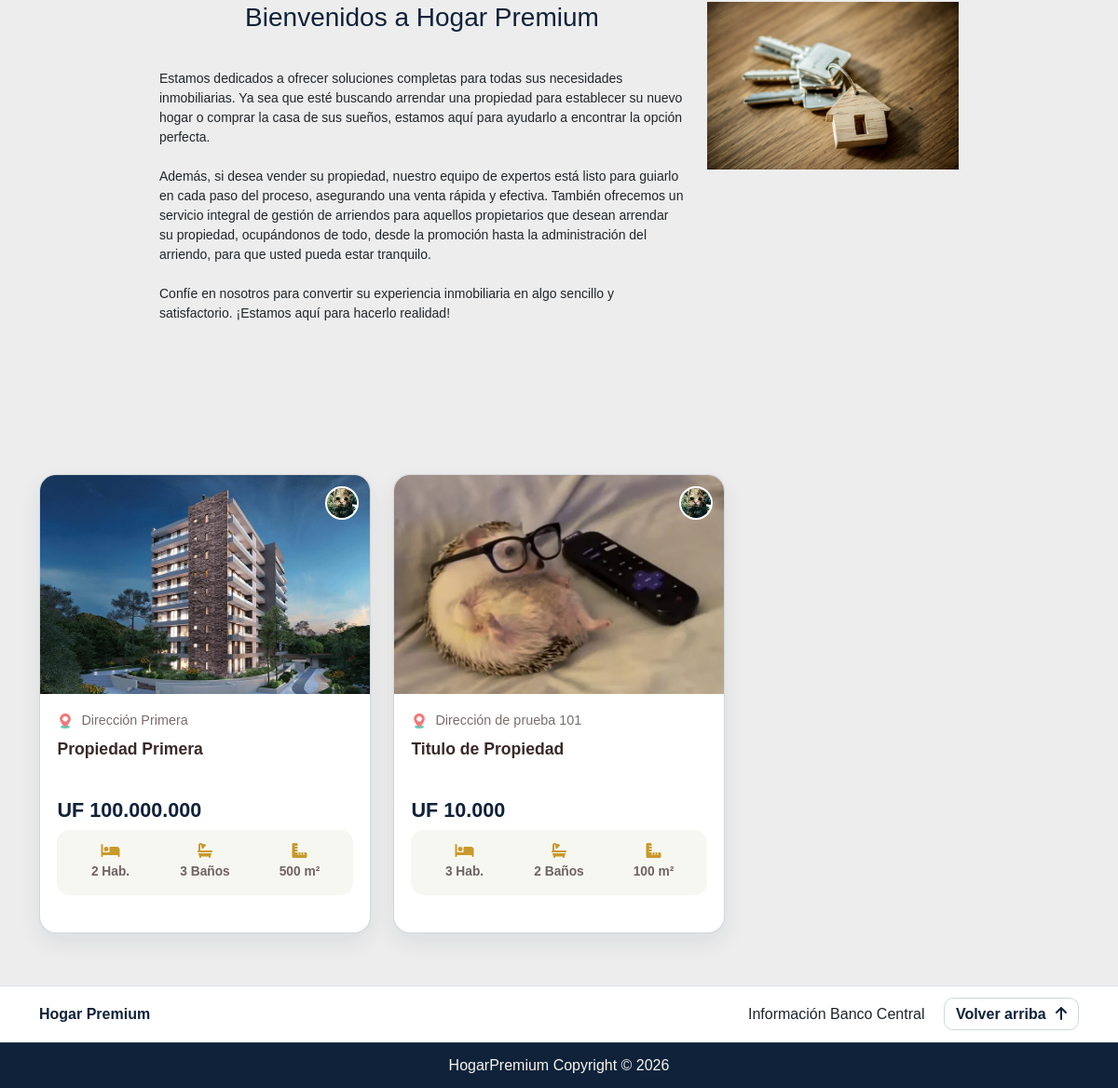
The app's page / (lower part), older data.
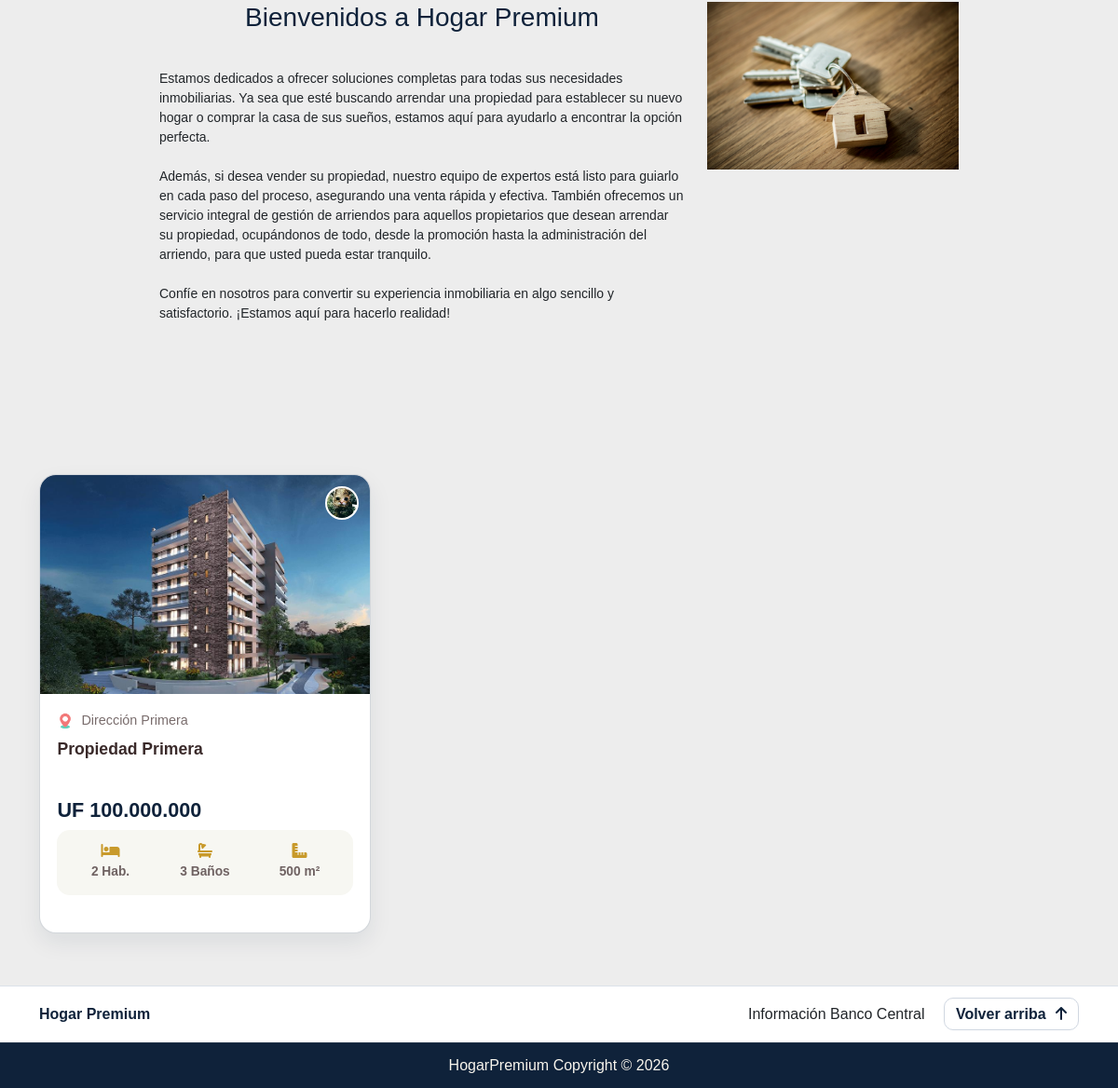
The same page, newer data.
### inmobiliaria_app/models.py (models this page shows, shortened)
class Propiedad(models.Model):
    TIPO_PROPIEDAD_OPCIONES = [
        ('ar', 'Arriendo'),
        ('ve', 'Venta'),
    ]
    DISPONIBLE_OPCIONES = [
        ('si', 'Disponible'),
        ('no', 'No Disponible'),
    ]
    JARDIN_OPCIONES = [
        ('si', 'Si tiene Jardín'),
        ('no', 'No tiene Jardín'),
    ]
    PATIO_OPCIONES = [
        ('si', 'Si tiene Patio'),
        ('no', 'No tiene Patio'),
    ]
    GARAGE_OPCIONES = [
        ('si', 'Si tiene Garage'),
        ('no', 'No tiene Garage'),
    ]
    SOTANO_OPCIONES = [
        ('si', 'Si tiene Sótano'),
        ('no', 'No tiene Sótano'),
    ]
    idPropiedad                 = models.AutoField(primary_key=True, verbose_name='ID')
    tituloPropiedad             = models.CharField(max_length=100, verbose_name='Titulo de Propiedad')
    direccionPropiedad          = models.CharField(max_length=100, verbose_name='Dirección de Propiedad')
    descripcionPropiedad        = models.CharField(max_length=1500, verbose_name='Descripción de Propiedad')
    caracteristicasPropiedad    = models.CharField(max_length=1500, verbose_name='Características de Propiedad', null=True)
    precioPropiedad             = models.IntegerField(validators=[MinValueValidator(1)], verbose_name='Precio de Propiedad') # PRECIO EN UF # PROBAR API https://api.cmfchile.cl/documentacion/UF.html
    paisPropiedad               = models.ForeignKey(Pais, on_delete=models.CASCADE, verbose_name='País de Propiedad')
    tipoPropiedad               = models.CharField(
        max_length=2,
        choices=TIPO_PROPIEDAD_OPCIONES,
        verbose_name='Arriendo o Venta'
    )
    disponibilidadPropiedad     = models.CharField(
        max_length=2,
        choices=DISPONIBLE_OPCIONES,
        verbose_name='Disponibilidad'
    )
    habitacionesPropiedad       = models.IntegerField(validators=[MinValueValidator(0), MaxValueValidator(100)], verbose_name='Cantidad de Habitaciones')
    bannosPropiedad             = models.IntegerField(validators=[MinValueValidator(0), MaxValueValidator(100)], verbose_name='Cantidad de Baños')
    metroscubPropiedad          = models.IntegerField(validators=[MinValueValidator(1)], verbose_name='Metros Cuadrados de Propiedad')
    jardinPropiedad            = models.CharField(
        max_length=2,
        choices=JARDIN_OPCIONES,
        verbose_name='¿Tiene Jardín?'
    )
    patioPropiedad            = models.CharField(
        max_length=2,
        choices=PATIO_OPCIONES,
        verbose_name='¿Tiene Patio?'
    )
    garagePropiedad            = models.CharField(
        max_length=2,
        choices=GARAGE_OPCIONES,
        verbose_name='¿Tiene Garage?'
    )
    sotanoPropiedad            = models.CharField(
        max_length=2,
        choices=SOTANO_OPCIONES,
        verbose_name='¿Tiene Sótano?'
    )
    ofertaPropiedad             = models.IntegerField(validators=[MinValueValidator(0), MaxValueValidator(100)], verbose_name='% de Oferta')

class ImagenPropiedad(models.Model):
    idPropiedad                 = models.ForeignKey(Propiedad, on_delete=models.CASCADE, related_name='images', to_field='idPropiedad')
    imagenPropiedad             = models.ImageField(upload_to='imagenes/', verbose_name='Imagen/es de Propiedad')

class Pais(models.Model):
    TIPO_MONEDA_OPCIONES = {
        ('uf', 'UF'),
        ('eu', 'EURO'),
    }
    nombrePais      = models.CharField(max_length=50, unique=True, verbose_name='Nombre de País')
    iconoPais       = models.ImageField(upload_to='imagenes/', verbose_name='Icono de País')
    tipoMoneda      = models.CharField(max_length=2, choices=TIPO_MONEDA_OPCIONES, verbose_name='UF o EURO')
    codigoCelular   = models.CharField(max_length=4, verbose_name='Código de País')
    def __str__(self):
        return self.nombrePais

### inmobiliaria_app/views.py (the view)
# urls.py: path('', views.inicio, name='inicio'),
def inicio(request):
    esAdmin = request.user.is_superuser
    todas_propiedades =  Propiedad.objects.filter(disponibilidadPropiedad='si')
    context={
        'es_admin': esAdmin,
        'propiedades_todas':    todas_propiedades,
    }
    return render(request, 'inmobiliaria/inicio.html', context)

### inmobiliaria_app/templatetags/custom_filters.py (called while the page is built)
@register.filter
def acortar_titulo(value, max_lenght=60):
    if len(value) > max_lenght:
        return value[:max_lenght] + '...'
    return value

@register.filter
def formatear_dinero_uf(value):
    value = round(value)
    value = f'UF {value:,}'
    value = value.replace(',', '.')
    return value

### inmobiliaria_app/templates/inmobiliaria/inicio.html (shortened to what this page needs)
﻿{% extends 'inmobiliaria/base.html' %}
{% load bootstrap5 %}
{% load static %}
{% load custom_filters %}
    {% block head %}
    <link href="{%static  'css/index.css'%}" rel="stylesheet">
    <link rel="stylesheet" href="{% static 'css/tarjetas.css' %}">
    <link rel="stylesheet" href="{% static 'css/property-card.css' %}">
    {% endblock head %}
{% block body %}
<div class="container-fluid">
  <div class="container" style="width: 75%; margin-bottom: 50px; padding-top: 70px;">
    <div class="row">
      <div class="col-12 col-md-8  col-sm-8">
        <h3 class="text-center" style="color: #0F223A; padding-bottom: 30px;">Bienvenidos a Hogar Premium</h3>
        <div>
          <p style="font-size: 14px;">
            Estamos dedicados a ofrecer soluciones completas para todas sus necesidades inmobiliarias. Ya sea que esté buscando arrendar una propiedad para establecer su nuevo hogar o comprar la casa de sus sueños, estamos aquí para ayudarlo a encontrar la opción perfecta.
            <br><br>
            Además, si desea vender su propiedad, nuestro equipo de expertos está listo para guiarlo en cada paso del proceso, asegurando una venta rápida y efectiva. También ofrecemos un servicio integral de gestión de arriendos para aquellos propietarios que desean arrendar su propiedad, ocupándonos de todo, desde la promoción hasta la administración del arriendo, para que usted pueda estar tranquilo.
            <br><br>
            Confíe en nosotros para convertir su experiencia inmobiliaria en algo sencillo y satisfactorio. ¡Estamos aquí para hacerlo realidad!
          </p>
        </div>
      </div>
      <div class="col-12 col-md-4 col-sm-4 text-center">
        <img src="/static/images/14502.jpg" alt="Hogar Premium" class="img-fluid" style="max-height: 300px;">
      </div>
    </div>
  </div>
</div>
<br>
<br><br>
<div class="container pb-5">
  <div class="row g-4">
    {% for propiedad in propiedades_todas %}
    <div class="col-12 col-md-6 col-xl-4">
      {% include 'inmobiliaria/components/property_card.html' with propiedad=propiedad %}
    </div>
    {% endfor %}
  </div>
</div>
{% endblock body %}

### inmobiliaria_app/templates/inmobiliaria/base.html (shortened to what this page needs)
﻿{% load static %}
{% load bootstrap5 %}
{% bootstrap_css %}
<!DOCTYPE html>
<html lang="en">
<head>
    <link rel="stylesheet" href="{% static 'css/bootstrap.min.css' %}">
    <link rel="stylesheet" href="{% static 'css/base.css' %}">
    <link rel="stylesheet" href="https://cdnjs.cloudflare.com/ajax/libs/font-awesome/6.6.0/css/all.min.css">
        {% block head %}
        {% endblock head %}
</head>
<body>
    <div class="contenido">
    {% block body %}
    {% endblock body %}
        </div>
    <footer id="bajada" class="footerContainer site-footer">
        <div class="container footer-top d-flex justify-content-between align-items-center">
            <div class="footer-brand">Hogar Premium</div>
            <div>
                <a class="me-3" href="https://si3.bcentral.cl/Indicadoressiete/secure/Indicadoresdiarios.aspx" target="_blank">Información Banco Central</a>
                <a href="#header" class="back-top-link">Volver arriba <i class="fa-solid fa-arrow-up"></i></a>
            </div>
        </div>
        <div class="footerBottom">
            <p>HogarPremium Copyright &copy; 2026</p>
        </div>
    </footer>
</body>
</html>

### inmobiliaria_app/templates/inmobiliaria/components/property_card.html (shortened to what this page needs)
﻿{% load static %}
{% load custom_filters %}
<div class="card property-card h-100">
  <a href="{% url 'ficha' propiedad.idPropiedad %}" class="property-link h-100">
    <div class="property-media">
      {% if propiedad.images.all.0 %}
        <img src="{{ propiedad.images.all.0.imagenPropiedad.url }}" alt="{{ propiedad.tituloPropiedad }}">
      {% else %}
        <img src="{% static 'images/sin-imagen.png' %}" alt="Sin imagen disponible">
      {% endif %}
      {% if propiedad.paisPropiedad.iconoPais %}
        <img src="{{ propiedad.paisPropiedad.iconoPais.url }}" alt="{{ propiedad.paisPropiedad }}" class="property-flag">
      {% endif %}
    </div>
    <div class="property-body d-flex flex-column">
      <div class="property-address d-flex align-items-center">
        <i class="direccion-icono icono"></i>
        <span>{{ propiedad.direccionPropiedad }}</span>
      </div>
      <h5 class="property-title">{{ propiedad.tituloPropiedad|acortar_titulo:60 }}</h5>
      <div class="mb-2">
        <div class="property-price">
          {% if propiedad.ofertaPropiedad > 0 %}
            {% if propiedad.paisPropiedad.tipoMoneda == 'eu' %}
              {{ propiedad.precioPropiedad|descuento_propiedad:propiedad.ofertaPropiedad|formatear_dinero_euro }}
            {% elif propiedad.paisPropiedad.tipoMoneda == 'uf' %}
              {{ propiedad.precioPropiedad|descuento_propiedad:propiedad.ofertaPropiedad|formatear_dinero_uf }}
            {% endif %}
          {% else %}
            {% if propiedad.paisPropiedad.tipoMoneda == 'eu' %}
              {{ propiedad.precioPropiedad|formatear_dinero_euro }}
            {% elif propiedad.paisPropiedad.tipoMoneda == 'uf' %}
              {{ propiedad.precioPropiedad|formatear_dinero_uf }}
            {% endif %}
          {% endif %}
        </div>
      </div>
      <div class="row property-meta text-center g-0 mt-auto">
        <div class="col-4">
          <div class="property-meta-item">
            <i class="fa-solid fa-bed"></i>
            <span>{{ propiedad.habitacionesPropiedad }} Hab.</span>
          </div>
        </div>
        <div class="col-4">
          <div class="property-meta-item">
            <i class="fa-solid fa-bath"></i>
            <span>{{ propiedad.bannosPropiedad }} Baños</span>
          </div>
        </div>
        <div class="col-4">
          <div class="property-meta-item">
            <i class="fa-solid fa-ruler-combined"></i>
            <span>{{ propiedad.metroscubPropiedad }} m²</span>
          </div>
        </div>
      </div>
    </div>
  </a>
</div>

### inmobiliaria_app/static/css/base.css (style rules this page uses)
:root { --brand-navy: #0F223A; --brand-gold: #C89A2B; --brand-cream: #f8f5ed; --brand-soft: #e5eaf1; }
.footerContainer { width: 100%; }
.site-footer { margin-top: 32px; border-top: 1px solid #dce2ea; background-color: #ffffff; }
.footer-top { display: flex; justify-content: space-between; align-items: center; gap: 12px; padding: 18px 12px; }
.footer-brand { font-size: 1rem; font-weight: 700; color: var(--brand-navy); }
.back-top-link { text-decoration: none; color: var(--brand-navy); border: 1px solid #d0d7e1; border-radius: 10px; padding: 8px 12px; font-weight: 600; transition: background-color 0.2s ease, border-color 0.2s ease; }
.back-top-link i { margin-left: 6px; }
.footerBottom { background-color: var(--brand-navy); text-align: center; padding: 12px; border-top: 1px solid rgba(255, 255, 255, 0.08); }
.footerBottom p { color: #f8f5ed; margin: 0; }
body { background-color: #fa9092; }

### inmobiliaria_app/static/css/tarjetas.css (style rules this page uses)
.icono { display: inline-block; width: 18px; height: 18px; background-size: contain; background-repeat: no-repeat; margin-right: 8px; vertical-align: middle; opacity: 0.7; }
.direccion-icono { background-image: url('/static/images/map-pin.png'); }
a { color: inherit; text-decoration: none; }

### inmobiliaria_app/static/css/property-card.css (style rules this page uses)
.property-card { border: 1px solid rgba(15, 34, 58, 0.18); border-radius: 18px; overflow: hidden; background-color: #ffffff; box-shadow: 0 10px 24px rgba(15, 34, 58, 0.08); transition: transform 0.2s ease, box-shadow 0.2s ease; }
.property-link { display: block; color: inherit; }
.property-media { position: relative; background-color: #f3eded; }
.property-media > img:not(.property-flag) { width: 100%; height: 235px; object-fit: cover; display: block; }
.property-flag { position: absolute; top: 12px; right: 12px; width: 36px; height: 36px; display: block; padding: 0; border-radius: 50%; border: 2px solid #ffffff; background-color: #ffffff; object-fit: cover; }
.property-body { padding: 1.15rem 1.15rem 1rem; }
.property-address { color: #7a6d6d; font-size: 0.9rem; margin-bottom: 0.55rem; }
.property-title { color: #3a2a2a; font-size: 1.1rem; font-weight: 700; line-height: 1.35; min-height: 3rem; margin-bottom: 1rem; }
.property-price { color: #0F223A; font-size: 1.35rem; font-weight: 700; line-height: 1.2; }
.property-meta { margin-top: 1rem; padding: 0.85rem 0.4rem; background-color: #f7f7f2; border-radius: 14px; }
.property-meta-item { color: #6f6262; font-size: 0.86rem; font-weight: 600; }
.property-meta-item i { color: #C89A2B; display: block; font-size: 1rem; margin-bottom: 0.35rem; }

### inmobiliaria_app/templates/inmobiliaria/base.html (style rules this page uses)
body { font-family: sans-serif; background-color: rgb(237, 237, 237); }
.contenido { min-height: calc(100vh - 200px) }

### inmobiliaria_app/templates/inmobiliaria/inicio.html (style rules this page uses)
body { font-family: sans-serif; }

Row changes from the older to the newer data that the page shows:
removed Propiedad: images.all.0.imagenPropiedad (picture), paisPropiedad.iconoPais (picture), direccionPropiedad "Dirección de prueba 101", tituloPropiedad|acortar_titulo "Titulo de Propiedad", precioPropiedad "UF 10.000", habitacionesPropiedad "3", bannosPropiedad "2", metroscubPropiedad "100"
